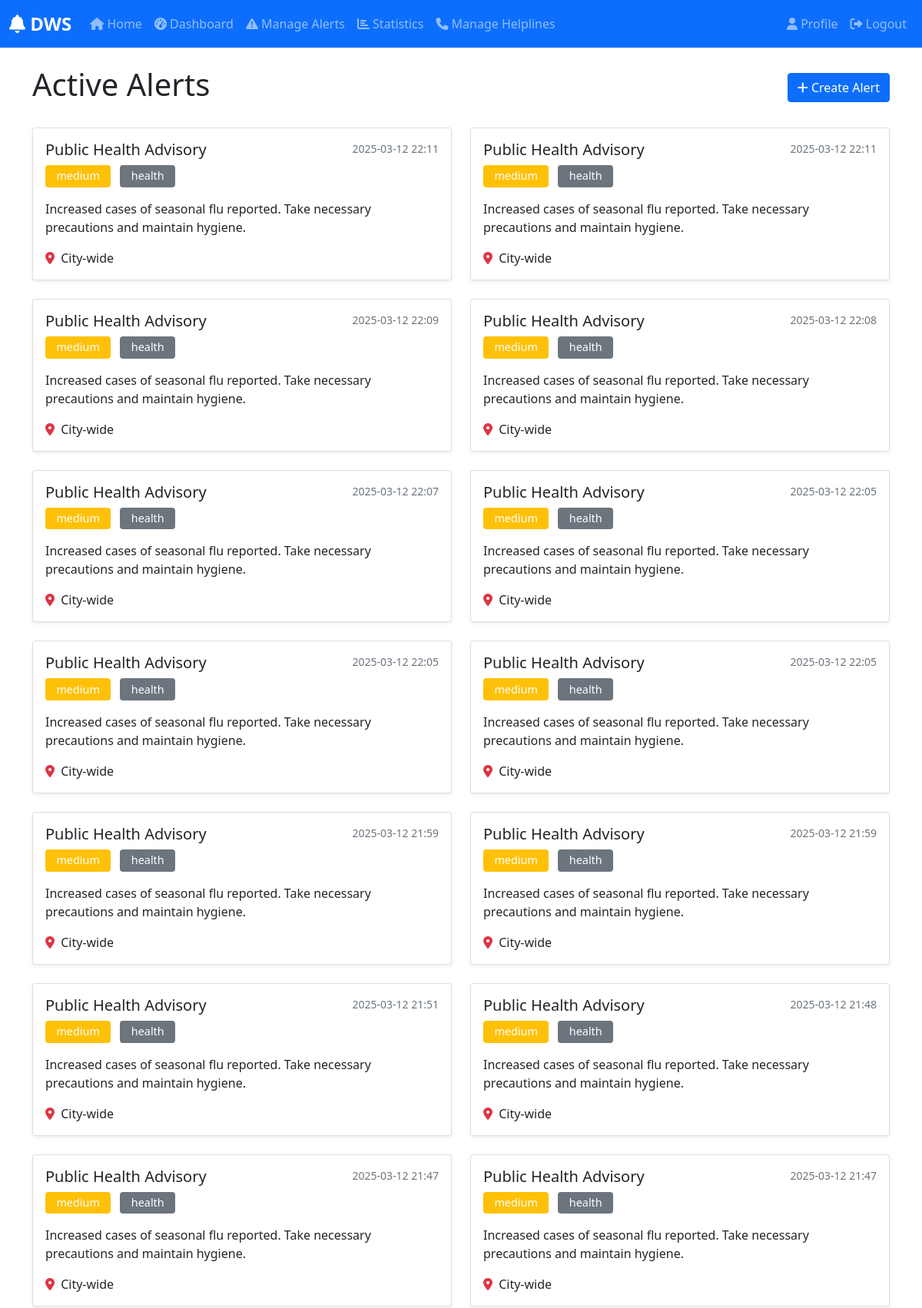
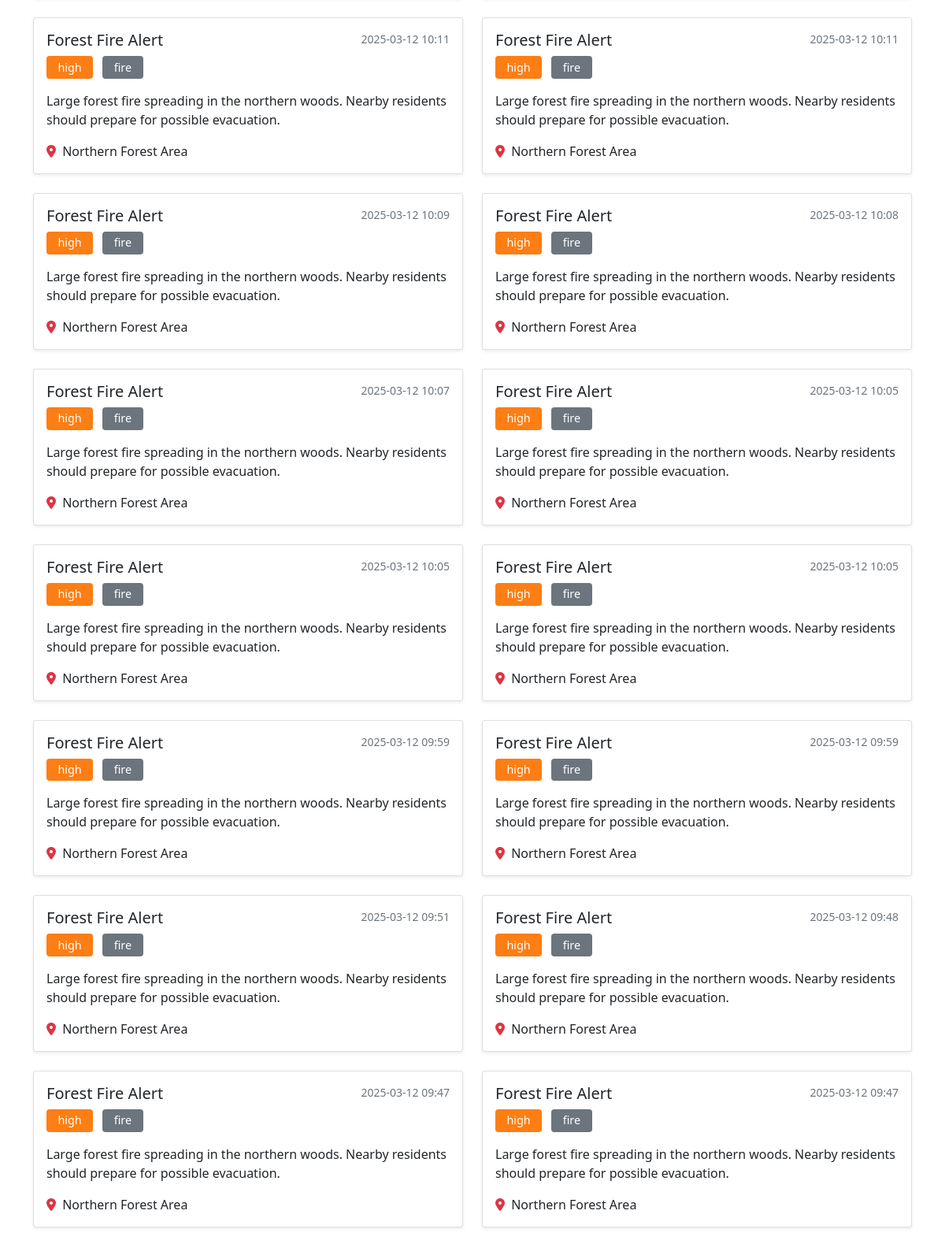
Screenshot of /alerts (signed in, upper part) with the database file from the repository (2 pictures, top to bottom).
### app/models/alert.py (models this page shows, shortened)
class Alert(db.Model):
    id = db.Column(db.Integer, primary_key=True)
    title = db.Column(db.String(100), nullable=False)
    description = db.Column(db.Text, nullable=False)
    alert_type = db.Column(db.String(20), nullable=False)
    severity = db.Column(db.String(20), nullable=False)
    location = db.Column(db.String(100), nullable=False)
    created_at = db.Column(db.DateTime, default=datetime.utcnow)
    expires_at = db.Column(db.DateTime)
    is_active = db.Column(db.Boolean, default=True)
    created_by = db.Column(db.Integer, db.ForeignKey('user.id'), nullable=False)
    resolved_at = db.Column(db.DateTime)
    resolved_by = db.Column(db.Integer, db.ForeignKey('user.id'))
    temperature = db.Column(db.Float)
    humidity = db.Column(db.Integer)
    wind_speed = db.Column(db.Float)

### app/routes/alerts.py (the view)
@bp.route('/alerts')
@login_required
def alerts():
    alerts = Alert.query.filter_by(is_active=True).order_by(Alert.created_at.desc()).all()
    return render_template('alerts/alerts.html', alerts=alerts)

### app/models/user.py (called while the page is built)
@login_manager.user_loader
def load_user(id):
    return User.query.get(int(id))

### app/templates/alerts/alerts.html (shortened to what this page needs)
{% extends "base.html" %}
{% block content %}
<div class="container mt-4">
    <div class="d-flex justify-content-between align-items-center mb-4">
        <h1>Active Alerts</h1>
        <a href="{{ url_for('alerts.create_alert') }}" class="btn btn-primary">
            <i class="fas fa-plus"></i> Create Alert
        </a>
    </div>
    <div class="row">
        {% for alert in alerts %}
        <div class="col-md-6 mb-4">
            <div class="card shadow-sm">
                <div class="card-body">
                    <div class="d-flex justify-content-between align-items-start">
                        <div>
                            <h5 class="card-title">{{ alert.title }}</h5>
                            <span class="badge bg-{{ alert.severity }} me-2">{{ alert.severity }}</span>
                            <span class="badge bg-secondary">{{ alert.alert_type }}</span>
                        </div>
                        <small class="text-muted">{{ alert.created_at.strftime('%Y-%m-%d %H:%M') }}</small>
                    </div>
                    <p class="card-text mt-3">{{ alert.description }}</p>
                    <div class="mt-3">
                        <i class="fas fa-map-marker-alt text-danger"></i>
                        <span class="ms-1">{{ alert.location }}</span>
                    </div>
                </div>
            </div>
        </div>
        {% else %}
        <div class="col-12">
            <div class="alert alert-info">
                No active alerts at the moment.
            </div>
        </div>
        {% endfor %}
    </div>
</div>
{% endblock %}

### app/templates/base.html (style rules this page uses)
:root { --primary-color: #007bff; --primary-dark: #0056b3; --success-color: #28a745; --warning-color: #ffc107; --danger-color: #dc3545; --light-gray: #f8f9fa; }
.bg-medium { background-color: var(--warning-color) !important; }
.bg-high { background-color: #fd7e14 !important; color: white; }
.badge { padding: 0.5em 1em; font-weight: 500; }

### app/templates/alerts/alerts.html (style rules this page uses)
.badge { font-size: 0.9rem; padding: 0.5em 1em; }
.bg-medium { background-color: #ffc107; }
.bg-high { background-color: #fd7e14; }

### rows the page displays
Alert: title "Public Health Advisory", severity "medium", alert_type "health", created_at "2025-03-12 22:11", description "Increased cases of seasonal flu reported. Take necessary precautions and maintain hygiene.", location "City-wide"
Alert: title "Public Health Advisory", severity "medium", alert_type "health", created_at "2025-03-12 22:11", description "Increased cases of seasonal flu reported. Take necessary precautions and maintain hygiene.", location "City-wide"
Alert: title "Public Health Advisory", severity "medium", alert_type "health", created_at "2025-03-12 22:09", description "Increased cases of seasonal flu reported. Take necessary precautions and maintain hygiene.", location "City-wide"
Alert: title "Public Health Advisory", severity "medium", alert_type "health", created_at "2025-03-12 22:08", description "Increased cases of seasonal flu reported. Take necessary precautions and maintain hygiene.", location "City-wide"
Alert: title "Public Health Advisory", severity "medium", alert_type "health", created_at "2025-03-12 22:07", description "Increased cases of seasonal flu reported. Take necessary precautions and maintain hygiene.", location "City-wide"
Alert: title "Public Health Advisory", severity "medium", alert_type "health", created_at "2025-03-12 22:05", description "Increased cases of seasonal flu reported. Take necessary precautions and maintain hygiene.", location "City-wide"
Alert: title "Public Health Advisory", severity "medium", alert_type "health", created_at "2025-03-12 22:05", description "Increased cases of seasonal flu reported. Take necessary precautions and maintain hygiene.", location "City-wide"
Alert: title "Public Health Advisory", severity "medium", alert_type "health", created_at "2025-03-12 22:05", description "Increased cases of seasonal flu reported. Take necessary precautions and maintain hygiene.", location "City-wide"
Alert: title "Public Health Advisory", severity "medium", alert_type "health", created_at "2025-03-12 21:59", description "Increased cases of seasonal flu reported. Take necessary precautions and maintain hygiene.", location "City-wide"
Alert: title "Public Health Advisory", severity "medium", alert_type "health", created_at "2025-03-12 21:59", description "Increased cases of seasonal flu reported. Take necessary precautions and maintain hygiene.", location "City-wide"
Alert: title "Public Health Advisory", severity "medium", alert_type "health", created_at "2025-03-12 21:51", description "Increased cases of seasonal flu reported. Take necessary precautions and maintain hygiene.", location "City-wide"
Alert: title "Public Health Advisory", severity "medium", alert_type "health", created_at "2025-03-12 21:48", description "Increased cases of seasonal flu reported. Take necessary precautions and maintain hygiene.", location "City-wide"
Alert: title "Public Health Advisory", severity "medium", alert_type "health", created_at "2025-03-12 21:47", description "Increased cases of seasonal flu reported. Take necessary precautions and maintain hygiene.", location "City-wide"
Alert: title "Public Health Advisory", severity "medium", alert_type "health", created_at "2025-03-12 21:47", description "Increased cases of seasonal flu reported. Take necessary precautions and maintain hygiene.", location "City-wide"
Alert: title "Forest Fire Alert", severity "high", alert_type "fire", created_at "2025-03-12 10:11", description "Large forest fire spreading in the northern woods. Nearby residents should prepare for possible evacuation.", location "Northern Forest Area"
Alert: title "Forest Fire Alert", severity "high", alert_type "fire", created_at "2025-03-12 10:11", description "Large forest fire spreading in the northern woods. Nearby residents should prepare for possible evacuation.", location "Northern Forest Area"
Alert: title "Forest Fire Alert", severity "high", alert_type "fire", created_at "2025-03-12 10:09", description "Large forest fire spreading in the northern woods. Nearby residents should prepare for possible evacuation.", location "Northern Forest Area"
Alert: title "Forest Fire Alert", severity "high", alert_type "fire", created_at "2025-03-12 10:08", description "Large forest fire spreading in the northern woods. Nearby residents should prepare for possible evacuation.", location "Northern Forest Area"
Alert: title "Forest Fire Alert", severity "high", alert_type "fire", created_at "2025-03-12 10:07", description "Large forest fire spreading in the northern woods. Nearby residents should prepare for possible evacuation.", location "Northern Forest Area"
Alert: title "Forest Fire Alert", severity "high", alert_type "fire", created_at "2025-03-12 10:05", description "Large forest fire spreading in the northern woods. Nearby residents should prepare for possible evacuation.", location "Northern Forest Area"
Alert: title "Forest Fire Alert", severity "high", alert_type "fire", created_at "2025-03-12 10:05", description "Large forest fire spreading in the northern woods. Nearby residents should prepare for possible evacuation.", location "Northern Forest Area"
Alert: title "Forest Fire Alert", severity "high", alert_type "fire", created_at "2025-03-12 10:05", description "Large forest fire spreading in the northern woods. Nearby residents should prepare for possible evacuation.", location "Northern Forest Area"
Alert: title "Forest Fire Alert", severity "high", alert_type "fire", created_at "2025-03-12 09:59", description "Large forest fire spreading in the northern woods. Nearby residents should prepare for possible evacuation.", location "Northern Forest Area"
Alert: title "Forest Fire Alert", severity "high", alert_type "fire", created_at "2025-03-12 09:59", description "Large forest fire spreading in the northern woods. Nearby residents should prepare for possible evacuation.", location "Northern Forest Area"
Alert: title "Forest Fire Alert", severity "high", alert_type "fire", created_at "2025-03-12 09:51", description "Large forest fire spreading in the northern woods. Nearby residents should prepare for possible evacuation.", location "Northern Forest Area"
Alert: title "Forest Fire Alert", severity "high", alert_type "fire", created_at "2025-03-12 09:48", description "Large forest fire spreading in the northern woods. Nearby residents should prepare for possible evacuation.", location "Northern Forest Area"
Alert: title "Forest Fire Alert", severity "high", alert_type "fire", created_at "2025-03-12 09:47", description "Large forest fire spreading in the northern woods. Nearby residents should prepare for possible evacuation.", location "Northern Forest Area"
Alert: title "Forest Fire Alert", severity "high", alert_type "fire", created_at "2025-03-12 09:47", description "Large forest fire spreading in the northern woods. Nearby residents should prepare for possible evacuation.", location "Northern Forest Area"
